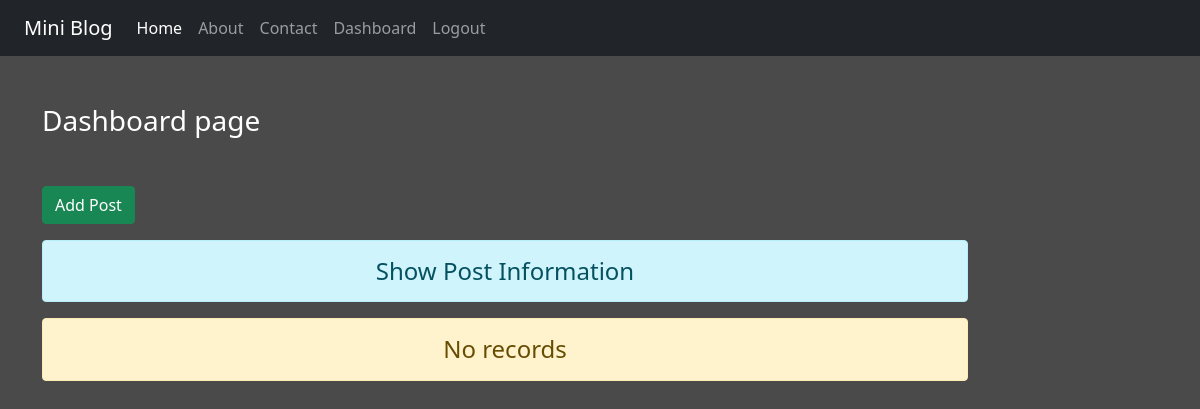
/dashboard/ (signed in), run on an earlier commit of the app's database.
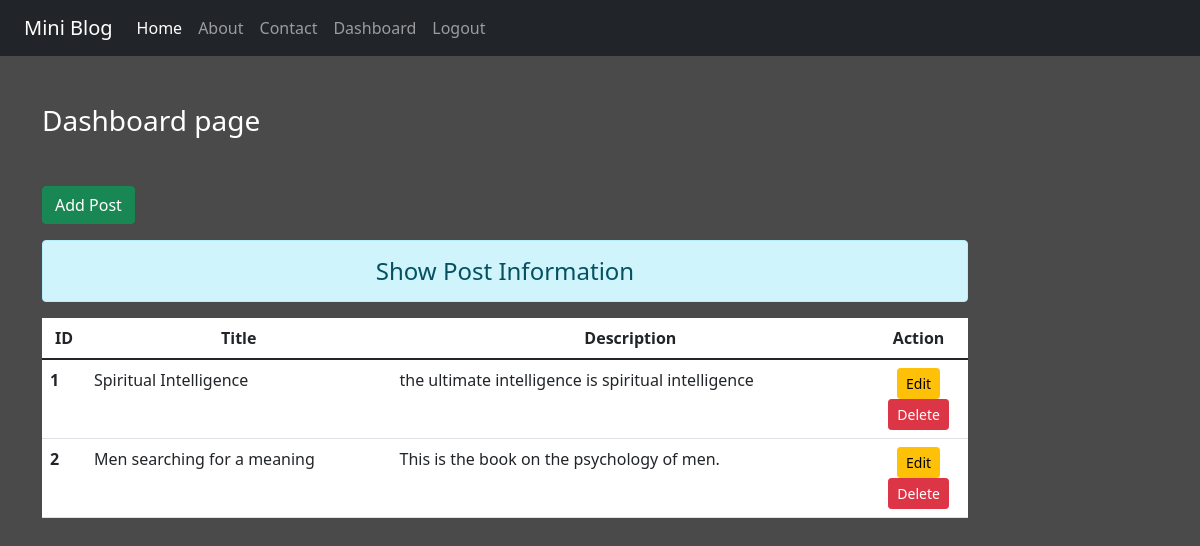
And on a later commit of the database.
### blog/models.py (models this page shows)
class Post(models.Model):
    title = models.CharField(max_length=240)
    desc = models.TextField()

### blog/views.py (the view)
# urls.py: path('dashboard/', views.dashboard, name='dashboard'),
def dashboard(request):
    if request.user.is_authenticated:
        posts = Post.objects.all()
        return render(request,'blog/dashboard.html',{"posts":posts})
    else:
        return HttpResponseRedirect('/login/')

### blog/templates/blog/dashboard.html (shortened to what this page needs)
{% extends 'blog/base.html' %}
{% load static %}
{% block content %}
<div class="col-sm-10">
  <h3 class="text-white my-5">Dashboard page</h3>
  <a href="{% url 'add-post' %}" class="btn btn-success">Add Post</a>
  <h4 class="text-center alert alert-info mt-3">Show Post Information</h4>
  {% if posts %}
    <table class="table table-hover bg-white">
      <thead>
        <tr class="text-center">
          <th scope="col" sytle="width:2%">ID</th>
          <th scope="col" sytle="width:28%">Title</th>
          <th scope="col" sytle="width:55%">Description</th>
          <th scope="col" sytle="width:15%">Action</th>
        </tr>
      </thead>
      <tbody>
        {% for post in posts %}
        <tr>
          <th scope="row">{{post.id}}</th>
          <td>{{post.title}}</td>
          <td>{{post.desc}}</td>
          <td class="text-center">
            <a href="{% url 'update-post' post.id %}" class="btn btn-warning btn-sm">Edit</a>
            <form action="{% url 'delete-post' post.id %}" method='post' class="d-line">
              <input type="submit" class="btn btn-danger btn-sm" value="Delete">
            </form>
          </td>
        </tr>
        {% endfor %}
      </tbody>
    </table>
  {% else %}
    <h4 class="text-center alert alert-warning">No records</h4>
  {% endif %}
</div>
{% endblock content %}

### blog/templates/blog/base.html (shortened to what this page needs)
<!DOCTYPE html>
{% load static %}
<html lang="en">
<head>
    <link rel='stylesheet' href='{% static 'blog/css/bootstrap.css' %}'>
    <link rel='stylesheet' href='{% static 'blog/css/style.css' %}'>
</head>
<body>
    <div class="container-fluid bg-dark">
        {% include 'blog/navbar.html' %}
    </div>
    <div class="container">
        <div class="row">
            {% block content %}
            {% endblock content %}
        </div>
    </div>
</body>
</html>

### blog/templates/blog/navbar.html (shortened to what this page needs)
<nav class="navbar navbar-expand-lg navbar-dark bg-dark">
  <div class="container-fluid">
    <a class="navbar-brand" href="#">Mini Blog</a>
    <div class="collapse navbar-collapse" id="navbarNav">
      <ul class="navbar-nav">
        <li class="nav-item">
          <a class="nav-link active" aria-current="page" href="/">Home</a>
        </li>
        <li class="nav-item">
          <a class="nav-link" href="{% url 'about' %}">About</a>
        </li>
        <li class="nav-item">
          <a class="nav-link" href="{% url 'contact' %}">Contact</a>
        </li>
        {% if request.user.is_authenticated %}
          <li class="nav-item">
            <a class="nav-link" href="{% url 'dashboard' %}">Dashboard</a>
          </li>
          <li class="nav-item">
            <a class="nav-link" href="{% url 'logout' %}">Logout</a>
          </li>
        {% endif %}
      </ul>
    </div>
  </div>
</nav>

### blog/static/blog/css/style.css (style rules this page uses)
body { background-color: rgb(75, 74, 74); color: antiquewhite; }

What changed in the data, as far as the page shows it:
added Post: id "1", title "Spiritual Intelligence", desc "the ultimate intelligence is spiritual intelligence"
added Post: id "2", title "Men searching for a meaning", desc "This is the book on the psychology of men."
Also different on the page:
text no longer shown: "No records"
text now shown: "ID Title Description Action"
